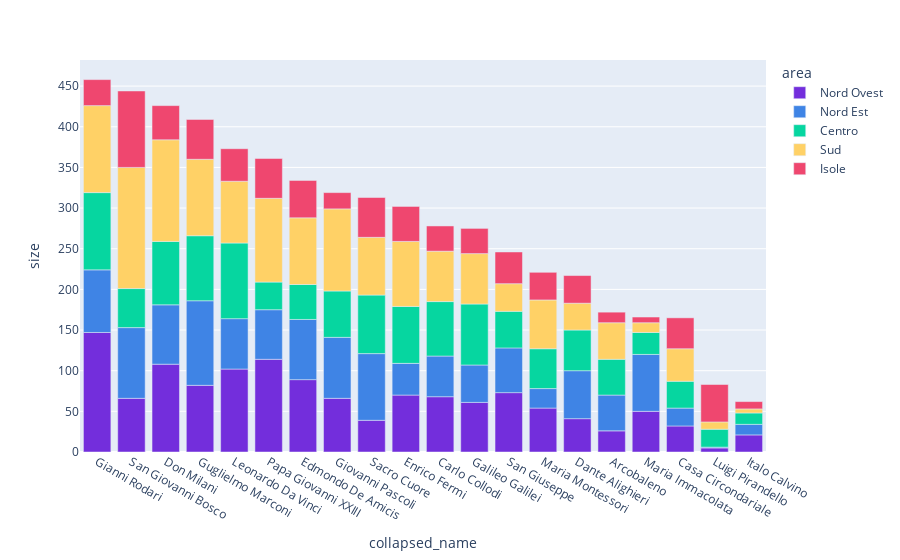

The notebook cell saved with this chart:
### Code cell
# Top 20 used names in Italian Schools without repetitions
import plotly.express as px
schools['collapsed_name'] = names
most_frequent_names = schools.groupby(["collapsed_name"],
                                      as_index=False).size().sort_values(['size'],
                                                                         ascending=False)['collapsed_name'][:20]


frequent_names = schools[schools['collapsed_name'].isin(most_frequent_names)].groupby(["collapsed_name", "area"],
                        as_index=False).size()
order = list(frequent_names.groupby(['collapsed_name'], as_index=False).sum().sort_values(['size'], ascending=False)['collapsed_name'])
frequent_names['collapsed_name'] = pd.Categorical(frequent_names['collapsed_name'],
                                                  categories = order,
                                                  ordered = True)
frequent_names.sort_values(['collapsed_name', 'area'], inplace=True, ascending=[True, False])

fig = px.bar(frequent_names, x='collapsed_name', y='size', color='area', 
             color_discrete_map = colours)
fig.update_layout( xaxis={'categoryorder':'array', 'categoryarray':frequent_names.collapsed_name})
fig.show()

### Figure 1 — Plotly figure (JSON) as saved in the notebook; plotly's stock layout.template omitted (floating-point values rounded to 4 significant figures)
{"data": [{"alignmentgroup": "True", "hovertemplate": "area=Nord Ovest<br>collapsed_name=%{x}<br>size=%{y}<extra></extra>", "legendgroup": "Nord Ovest", "marker": {"color": "#732EDC", "pattern": {"shape": ""}}, "name": "Nord Ovest", "offsetgroup": "Nord Ovest", "orientation": "v", "showlegend": true, "textposition": "auto", "type": "bar", "x": ["Gianni Rodari", "San Giovanni Bosco", "Don Milani", "Guglielmo Marconi", "Leonardo Da Vinci", "Papa Giovanni XXIII", "Edmondo De Amicis", "Giovanni Pascoli", "Sacro Cuore", "Enrico Fermi", "Carlo Collodi", "Galileo Galilei", "San Giuseppe", "Maria Montessori", "Dante Alighieri", "Arcobaleno", "Maria Immacolata", "Casa Circondariale", "Luigi Pirandello", "Italo Calvino"], "xaxis": "x", "y": [147, 66, 108, 82, 102, 114, 89, 66, 39, 70, 68, 61, 73, 54, 41, 26, 50, 32, 5, 21], "yaxis": "y"}, {"alignmentgroup": "True", "hovertemplate": "area=Nord Est<br>collapsed_name=%{x}<br>size=%{y}<extra></extra>", "legendgroup": "Nord Est", "marker": {"color": "#3F84E5", "pattern": {"shape": ""}}, "name": "Nord Est", "offsetgroup": "Nord Est", "orientation": "v", "showlegend": true, "textposition": "auto", "type": "bar", "x": ["Gianni Rodari", "San Giovanni Bosco", "Don Milani", "Guglielmo Marconi", "Leonardo Da Vinci", "Papa Giovanni XXIII", "Edmondo De Amicis", "Giovanni Pascoli", "Sacro Cuore", "Enrico Fermi", "Carlo Collodi", "Galileo Galilei", "San Giuseppe", "Maria Montessori", "Dante Alighieri", "Arcobaleno", "Maria Immacolata", "Casa Circondariale", "Luigi Pirandello", "Italo Calvino"], "xaxis": "x", "y": [77, 87, 73, 104, 62, 61, 74, 75, 82, 39, 50, 46, 55, 24, 59, 44, 70, 22, 1, 13], "yaxis": "y"}, {"alignmentgroup": "True", "hovertemplate": "area=Centro<br>collapsed_name=%{x}<br>size=%{y}<extra></extra>", "legendgroup": "Centro", "marker": {"color": "#06D6A0", "pattern": {"shape": ""}}, "name": "Centro", "offsetgroup": "Centro", "orientation": "v", "showlegend": true, "textposition": "auto", "type": "bar", "x": ["Gianni Rodari", "San Giovanni Bosco", "Don Milani", "Guglielmo Marconi", "Leonardo Da Vinci", "Papa Giovanni XXIII", "Edmondo De Amicis", "Giovanni Pascoli", "Sacro Cuore", "Enrico Fermi", "Carlo Collodi", "Galileo Galilei", "San Giuseppe", "Maria Montessori", "Dante Alighieri", "Arcobaleno", "Maria Immacolata", "Casa Circondariale", "Luigi Pirandello", "Italo Calvino"], "xaxis": "x", "y": [95, 48, 78, 80, 93, 34, 43, 57, 72, 70, 67, 75, 45, 49, 50, 44, 27, 33, 22, 14], "yaxis": "y"}, {"alignmentgroup": "True", "hovertemplate": "area=Sud<br>collapsed_name=%{x}<br>size=%{y}<extra></extra>", "legendgroup": "Sud", "marker": {"color": "#FFD166", "pattern": {"shape": ""}}, "name": "Sud", "offsetgroup": "Sud", "orientation": "v", "showlegend": true, "textposition": "auto", "type": "bar", "x": ["Gianni Rodari", "San Giovanni Bosco", "Don Milani", "Guglielmo Marconi", "Leonardo Da Vinci", "Papa Giovanni XXIII", "Edmondo De Amicis", "Giovanni Pascoli", "Sacro Cuore", "Enrico Fermi", "Carlo Collodi", "Galileo Galilei", "San Giuseppe", "Maria Montessori", "Dante Alighieri", "Arcobaleno", "Maria Immacolata", "Casa Circondariale", "Luigi Pirandello", "Italo Calvino"], "xaxis": "x", "y": [107, 149, 125, 94, 76, 103, 82, 101, 71, 80, 62, 62, 34, 60, 33, 45, 12, 40, 9, 5], "yaxis": "y"}, {"alignmentgroup": "True", "hovertemplate": "area=Isole<br>collapsed_name=%{x}<br>size=%{y}<extra></extra>", "legendgroup": "Isole", "marker": {"color": "#EF476F", "pattern": {"shape": ""}}, "name": "Isole", "offsetgroup": "Isole", "orientation": "v", "showlegend": true, "textposition": "auto", "type": "bar", "x": ["Gianni Rodari", "San Giovanni Bosco", "Don Milani", "Guglielmo Marconi", "Leonardo Da Vinci", "Papa Giovanni XXIII", "Edmondo De Amicis", "Giovanni Pascoli", "Sacro Cuore", "Enrico Fermi", "Carlo Collodi", "Galileo Galilei", "San Giuseppe", "Maria Montessori", "Dante Alighieri", "Arcobaleno", "Maria Immacolata", "Casa Circondariale", "Luigi Pirandello", "Italo Calvino"], "xaxis": "x", "y": [32, 94, 42, 49, 40, 49, 46, 20, 49, 43, 31, 31, 39, 34, 34, 13, 7, 38, 46, 9], "yaxis": "y"}], "layout": {"barmode": "relative", "legend": {"title": {"text": "area"}, "tracegroupgap": 0}, "margin": {"t": 60}, "xaxis": {"anchor": "y", "categoryarray": ["Gianni Rodari", "Gianni Rodari", "Gianni Rodari", "Gianni Rodari", "Gianni Rodari", "San Giovanni Bosco", "San Giovanni Bosco", "San Giovanni Bosco", "San Giovanni Bosco", "San Giovanni Bosco", "Don Milani", "Don Milani", "Don Milani", "Don Milani", "Don Milani", "Guglielmo Marconi", "Guglielmo Marconi", "Guglielmo Marconi", "Guglielmo Marconi", "Guglielmo Marconi", "Leonardo Da Vinci", "Leonardo Da Vinci", "Leonardo Da Vinci", "Leonardo Da Vinci", "Leonardo Da Vinci", "Papa Giovanni XXIII", "Papa Giovanni XXIII", "Papa Giovanni XXIII", "Papa Giovanni XXIII", "Papa Giovanni XXIII", "Edmondo De Amicis", "Edmondo De Amicis", "Edmondo De Amicis", "Edmondo De Amicis", "Edmondo De Amicis", "Giovanni Pascoli", "Giovanni Pascoli", "Giovanni Pascoli", "Giovanni Pascoli", "Giovanni Pascoli", "Sacro Cuore", "Sacro Cuore", "Sacro Cuore", "Sacro Cuore", "Sacro Cuore", "Enrico Fermi", "Enrico Fermi", "Enrico Fermi", "Enrico Fermi", "Enrico Fermi", "Carlo Collodi", "Carlo Collodi", "Carlo Collodi", "Carlo Collodi", "Carlo Collodi", "Galileo Galilei", "Galileo Galilei", "Galileo Galilei", "Galileo Galilei", "Galileo Galilei", "San Giuseppe", "San Giuseppe", "San Giuseppe", "San Giuseppe", "San Giuseppe", "Maria Montessori", "Maria Montessori", "Maria Montessori", "Maria Montessori", "Maria Montessori", "Dante Alighieri", "Dante Alighieri", "Dante Alighieri", "Dante Alighieri", "Dante Alighieri", "Arcobaleno", "Arcobaleno", "Arcobaleno", "Arcobaleno", "Arcobaleno", "Maria Immacolata", "Maria Immacolata", "Maria Immacolata", "Maria Immacolata", "Maria Immacolata", "Casa Circondariale", "Casa Circondariale", "Casa Circondariale", "Casa Circondariale", "Casa Circondariale", "Luigi Pirandello", "Luigi Pirandello", "Luigi Pirandello", "Luigi Pirandello", "Luigi Pirandello", "Italo Calvino", "Italo Calvino", "Italo Calvino", "Italo Calvino", "Italo Calvino"], "categoryorder": "array", "domain": [0, 1], "title": {"text": "collapsed_name"}}, "yaxis": {"anchor": "x", "domain": [0, 1], "title": {"text": "size"}}}}
